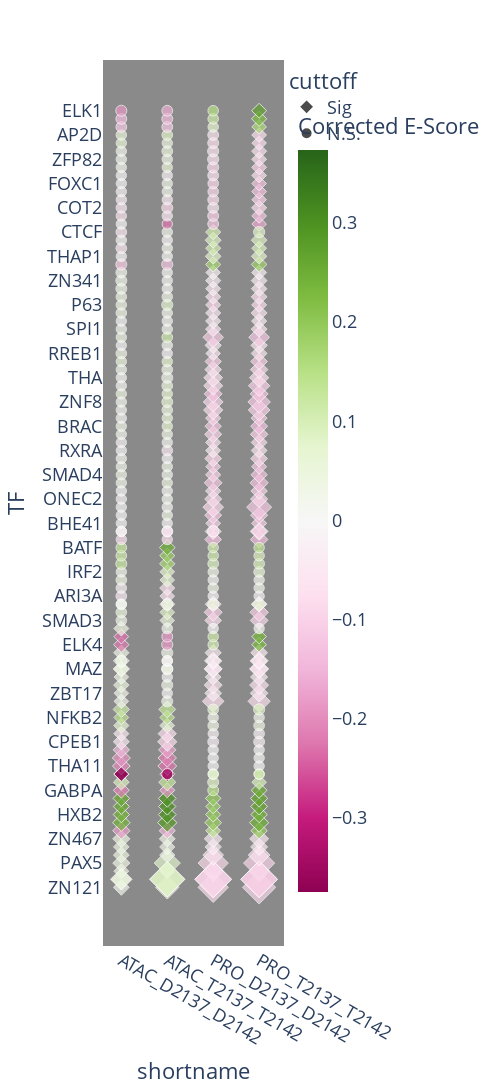

The cell this chart's notebook holds for it:
### Code cell
def plotallcomparisonsthatareHS():
    height=3000
    width=500
    comparelist= allTFsallcomparisonsdf[allTFsallcomparisonsdf["same_person"]==True]["shortname"].unique()
    TFlist = gatherallsigTFslist(allTFsallcomparisonsdf, comparelist)
    subset_sigTFsallcomparisonsdf = filterdata_on_comp_on_TFs(comparelist=comparelist,TFlist=TFlist)
    plotsortedscoreandpvalcomparison(subset_sigTFsallcomparisonsdf, height=height,width=width, category_orders=category_orders)
    

plotallcomparisonsthatareHS()

### Figure 1 — Plotly figure (JSON) as saved in the notebook; plotly's stock layout.template omitted (floating-point values rounded to 4 significant figures; data arrays with more than 128 entries replaced by an {"elided": "..."} marker saying what was removed)
{"data": [{"hovertemplate": "cuttoff=Sig<br>shortname=%{x}<br>TF=%{y}<br>Corrected P-adj_transform=%{marker.size}<br>Corrected E-Score=%{marker.color}<extra></extra>", "legendgroup": "Sig", "marker": {"color": {"elided": "218 float values"}, "coloraxis": "coloraxis", "size": {"elided": "218 float values"}, "sizemode": "area", "sizeref": 1.868, "symbol": "diamond"}, "mode": "markers", "name": "Sig", "orientation": "v", "showlegend": true, "type": "scatter", "x": {"elided": "218 str values"}, "xaxis": "x", "y": {"elided": "218 str values"}, "yaxis": "y"}, {"hovertemplate": "cuttoff=N.S.<br>shortname=%{x}<br>TF=%{y}<br>Corrected P-adj_transform=%{marker.size}<br>Corrected E-Score=%{marker.color}<extra></extra>", "legendgroup": "N.S.", "marker": {"color": {"elided": "194 float values"}, "coloraxis": "coloraxis", "size": {"elided": "194 float values"}, "sizemode": "area", "sizeref": 1.868, "symbol": "circle"}, "mode": "markers", "name": "N.S.", "orientation": "v", "showlegend": true, "type": "scatter", "x": {"elided": "194 str values"}, "xaxis": "x", "y": {"elided": "194 str values"}, "yaxis": "y"}], "layout": {"coloraxis": {"cmid": 0, "colorbar": {"len": 0.9, "title": {"text": "Corrected E-Score"}}, "colorscale": [[0, "rgb(142,1,82)"], [0.1, "rgb(197,27,125)"], [0.2, "rgb(222,119,174)"], [0.3, "rgb(241,182,218)"], [0.4, "rgb(253,224,239)"], [0.5, "rgb(247,247,247)"], [0.6, "rgb(230,245,208)"], [0.7, "rgb(184,225,134)"], [0.8, "rgb(127,188,65)"], [0.9, "rgb(77,146,33)"], [1, "rgb(39,100,25)"]]}, "font": {"size": 18}, "height": 3000, "legend": {"itemsizing": "constant", "title": {"text": "cuttoff"}, "tracegroupgap": 0}, "margin": {"t": 60}, "plot_bgcolor": "rgba(23,23,23,0.5)", "width": 500, "xaxis": {"anchor": "y", "categoryarray": ["ATAC_D2137_D2142", "ATAC_T2137_T2142", "PRO_D2137_D2142", "PRO_T2137_T2142", "ATAC_D2137_T2137", "ATAC_D2142_T2142", "PRO_D2137_T2137", "PRO_D2142_T2142"], "categoryorder": "array", "domain": [0, 1], "showgrid": false, "title": {"text": "shortname"}, "zeroline": false}, "yaxis": {"anchor": "x", "domain": [0, 1], "showgrid": false, "title": {"text": "TF"}, "zeroline": false}}}
